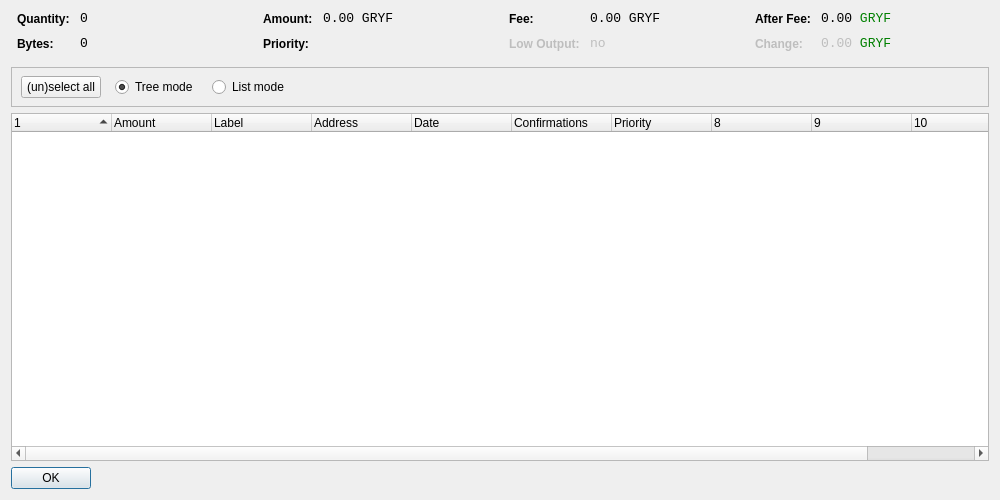
<?xml version="1.0" encoding="UTF-8"?>
<ui version="4.0">
 <class>CoinControlDialog</class>
 <widget class="QDialog" name="CoinControlDialog">
  <property name="geometry">
   <rect>
    <x>0</x>
    <y>0</y>
    <width>1000</width>
    <height>500</height>
   </rect>
  </property>
  <property name="windowTitle">
   <string>Coin Control</string>
  </property>
  <layout class="QVBoxLayout" name="verticalLayout">
   <item>
    <layout class="QHBoxLayout" name="horizontalLayoutTop" stretch="0,0,0,0">
     <property name="topMargin">
      <number>0</number>
     </property>
     <property name="bottomMargin">
      <number>10</number>
     </property>
     <item>
      <layout class="QFormLayout" name="formLayoutCoinControl1">
       <property name="horizontalSpacing">
        <number>10</number>
       </property>
       <property name="verticalSpacing">
        <number>10</number>
       </property>
       <property name="leftMargin">
        <number>6</number>
       </property>
       <property name="rightMargin">
        <number>6</number>
       </property>
       <item row="0" column="0">
        <widget class="QLabel" name="labelCoinControlQuantityText">
         <property name="styleSheet">
          <string notr="true">font-weight:bold;</string>
         </property>
         <property name="text">
          <string>Quantity:</string>
         </property>
        </widget>
       </item>
       <item row="0" column="1">
        <widget class="QLabel" name="labelCoinControlQuantity">
         <property name="font">
          <font>
           <family>Monospace</family>
           <pointsize>10</pointsize>
          </font>
         </property>
         <property name="cursor">
          <cursorShape>IBeamCursor</cursorShape>
         </property>
         <property name="contextMenuPolicy">
          <enum>Qt::ActionsContextMenu</enum>
         </property>
         <property name="text">
          <string notr="true">0</string>
         </property>
         <property name="textInteractionFlags">
          <set>Qt::LinksAccessibleByMouse|Qt::TextSelectableByKeyboard|Qt::TextSelectableByMouse</set>
         </property>
        </widget>
       </item>
       <item row="1" column="0">
        <widget class="QLabel" name="labelCoinControlBytesText">
         <property name="styleSheet">
          <string notr="true">font-weight:bold;</string>
         </property>
         <property name="text">
          <string>Bytes:</string>
         </property>
        </widget>
       </item>
       <item row="1" column="1">
        <widget class="QLabel" name="labelCoinControlBytes">
         <property name="font">
          <font>
           <family>Monospace</family>
           <pointsize>10</pointsize>
          </font>
         </property>
         <property name="cursor">
          <cursorShape>IBeamCursor</cursorShape>
         </property>
         <property name="contextMenuPolicy">
          <enum>Qt::ActionsContextMenu</enum>
         </property>
         <property name="text">
          <string notr="true">0</string>
         </property>
         <property name="textInteractionFlags">
          <set>Qt::LinksAccessibleByMouse|Qt::TextSelectableByKeyboard|Qt::TextSelectableByMouse</set>
         </property>
        </widget>
       </item>
      </layout>
     </item>
     <item>
      <layout class="QFormLayout" name="formLayoutCoinControl2">
       <property name="horizontalSpacing">
        <number>10</number>
       </property>
       <property name="verticalSpacing">
        <number>10</number>
       </property>
       <property name="leftMargin">
        <number>6</number>
       </property>
       <property name="rightMargin">
        <number>6</number>
       </property>
       <item row="0" column="0">
        <widget class="QLabel" name="labelCoinControlAmountText">
         <property name="styleSheet">
          <string notr="true">font-weight:bold;</string>
         </property>
         <property name="text">
          <string>Amount:</string>
         </property>
        </widget>
       </item>
       <item row="0" column="1">
        <widget class="QLabel" name="labelCoinControlAmount">
         <property name="font">
          <font>
           <family>Monospace</family>
           <pointsize>10</pointsize>
          </font>
         </property>
         <property name="cursor">
          <cursorShape>IBeamCursor</cursorShape>
         </property>
         <property name="contextMenuPolicy">
          <enum>Qt::ActionsContextMenu</enum>
         </property>
         <property name="text">
          <string notr="true">0.00 GRYF</string>
         </property>
         <property name="textInteractionFlags">
          <set>Qt::LinksAccessibleByMouse|Qt::TextSelectableByKeyboard|Qt::TextSelectableByMouse</set>
         </property>
        </widget>
       </item>
       <item row="1" column="0">
        <widget class="QLabel" name="labelCoinControlPriorityText">
         <property name="styleSheet">
          <string notr="true">font-weight:bold;</string>
         </property>
         <property name="text">
          <string>Priority:</string>
         </property>
        </widget>
       </item>
       <item row="1" column="1">
        <widget class="QLabel" name="labelCoinControlPriority">
         <property name="font">
          <font>
           <family>Monospace</family>
           <pointsize>10</pointsize>
          </font>
         </property>
         <property name="cursor">
          <cursorShape>IBeamCursor</cursorShape>
         </property>
         <property name="contextMenuPolicy">
          <enum>Qt::ActionsContextMenu</enum>
         </property>
         <property name="text">
          <string/>
         </property>
         <property name="textInteractionFlags">
          <set>Qt::LinksAccessibleByMouse|Qt::TextSelectableByKeyboard|Qt::TextSelectableByMouse</set>
         </property>
        </widget>
       </item>
      </layout>
     </item>
     <item>
      <layout class="QFormLayout" name="formLayoutCoinControl3">
       <property name="horizontalSpacing">
        <number>10</number>
       </property>
       <property name="verticalSpacing">
        <number>10</number>
       </property>
       <property name="leftMargin">
        <number>6</number>
       </property>
       <property name="rightMargin">
        <number>6</number>
       </property>
       <item row="0" column="0">
        <widget class="QLabel" name="labelCoinControlFeeText">
         <property name="styleSheet">
          <string notr="true">font-weight:bold;</string>
         </property>
         <property name="text">
          <string>Fee:</string>
         </property>
        </widget>
       </item>
       <item row="0" column="1">
        <widget class="QLabel" name="labelCoinControlFee">
         <property name="font">
          <font>
           <family>Monospace</family>
           <pointsize>10</pointsize>
          </font>
         </property>
         <property name="cursor">
          <cursorShape>IBeamCursor</cursorShape>
         </property>
         <property name="contextMenuPolicy">
          <enum>Qt::ActionsContextMenu</enum>
         </property>
         <property name="text">
          <string notr="true">0.00 GRYF</string>
         </property>
         <property name="textInteractionFlags">
          <set>Qt::LinksAccessibleByMouse|Qt::TextSelectableByKeyboard|Qt::TextSelectableByMouse</set>
         </property>
        </widget>
       </item>
       <item row="1" column="0">
        <widget class="QLabel" name="labelCoinControlLowOutputText">
         <property name="enabled">
          <bool>false</bool>
         </property>
         <property name="styleSheet">
          <string notr="true">font-weight:bold;</string>
         </property>
         <property name="text">
          <string>Low Output:</string>
         </property>
        </widget>
       </item>
       <item row="1" column="1">
        <widget class="QLabel" name="labelCoinControlLowOutput">
         <property name="enabled">
          <bool>false</bool>
         </property>
         <property name="font">
          <font>
           <family>Monospace</family>
           <pointsize>10</pointsize>
          </font>
         </property>
         <property name="cursor">
          <cursorShape>IBeamCursor</cursorShape>
         </property>
         <property name="contextMenuPolicy">
          <enum>Qt::ActionsContextMenu</enum>
         </property>
         <property name="text">
          <string notr="true">no</string>
         </property>
         <property name="textInteractionFlags">
          <set>Qt::LinksAccessibleByMouse|Qt::TextSelectableByKeyboard|Qt::TextSelectableByMouse</set>
         </property>
        </widget>
       </item>
      </layout>
     </item>
     <item>
      <layout class="QFormLayout" name="formLayoutCoinControl4">
       <property name="horizontalSpacing">
        <number>10</number>
       </property>
       <property name="verticalSpacing">
        <number>10</number>
       </property>
       <property name="leftMargin">
        <number>6</number>
       </property>
       <property name="rightMargin">
        <number>6</number>
       </property>
       <item row="0" column="0">
        <widget class="QLabel" name="labelCoinControlAfterFeeText">
         <property name="styleSheet">
          <string notr="true">font-weight:bold;</string>
         </property>
         <property name="text">
          <string>After Fee:</string>
         </property>
        </widget>
       </item>
       <item row="0" column="1">
        <widget class="QLabel" name="labelCoinControlAfterFee">
         <property name="font">
          <font>
           <family>Monospace</family>
           <pointsize>10</pointsize>
          </font>
         </property>
         <property name="cursor">
          <cursorShape>IBeamCursor</cursorShape>
         </property>
         <property name="contextMenuPolicy">
          <enum>Qt::ActionsContextMenu</enum>
         </property>
         <property name="text">
          <string notr="true">&lt;html&gt;&lt;head/&gt;&lt;body&gt;&lt;p&gt;0.00 &lt;span style=&quot; color:#008000;&quot;&gt;GRYF&lt;/span&gt;&lt;/p&gt;&lt;/body&gt;&lt;/html&gt;</string>
         </property>
         <property name="textInteractionFlags">
          <set>Qt::LinksAccessibleByMouse|Qt::TextSelectableByKeyboard|Qt::TextSelectableByMouse</set>
         </property>
        </widget>
       </item>
       <item row="1" column="0">
        <widget class="QLabel" name="labelCoinControlChangeText">
         <property name="enabled">
          <bool>false</bool>
         </property>
         <property name="styleSheet">
          <string notr="true">font-weight:bold;</string>
         </property>
         <property name="text">
          <string>Change:</string>
         </property>
        </widget>
       </item>
       <item row="1" column="1">
        <widget class="QLabel" name="labelCoinControlChange">
         <property name="enabled">
          <bool>false</bool>
         </property>
         <property name="font">
          <font>
           <family>Monospace</family>
           <pointsize>10</pointsize>
          </font>
         </property>
         <property name="cursor">
          <cursorShape>IBeamCursor</cursorShape>
         </property>
         <property name="contextMenuPolicy">
          <enum>Qt::ActionsContextMenu</enum>
         </property>
         <property name="text">
          <string notr="true">&lt;html&gt;&lt;head/&gt;&lt;body&gt;&lt;p&gt;0.00 &lt;span style=&quot; color:#008000;&quot;&gt;GRYF&lt;/span&gt;&lt;/p&gt;&lt;/body&gt;&lt;/html&gt;</string>
         </property>
         <property name="textInteractionFlags">
          <set>Qt::LinksAccessibleByMouse|Qt::TextSelectableByKeyboard|Qt::TextSelectableByMouse</set>
         </property>
        </widget>
       </item>
      </layout>
     </item>
    </layout>
   </item>
   <item>
    <widget class="QFrame" name="frame">
     <property name="minimumSize">
      <size>
       <width>0</width>
       <height>40</height>
      </size>
     </property>
     <property name="frameShape">
      <enum>QFrame::StyledPanel</enum>
     </property>
     <property name="frameShadow">
      <enum>QFrame::Sunken</enum>
     </property>
     <widget class="QWidget" name="horizontalLayoutWidget">
      <property name="geometry">
       <rect>
        <x>10</x>
        <y>0</y>
        <width>781</width>
        <height>41</height>
       </rect>
      </property>
      <layout class="QHBoxLayout" name="horizontalLayoutPanel" stretch="0,0,0,0">
       <property name="spacing">
        <number>14</number>
       </property>
       <item>
        <widget class="QPushButton" name="pushButtonSelectAll">
         <property name="sizePolicy">
          <sizepolicy hsizetype="Maximum" vsizetype="Fixed">
           <horstretch>0</horstretch>
           <verstretch>0</verstretch>
          </sizepolicy>
         </property>
         <property name="text">
          <string>(un)select all</string>
         </property>
        </widget>
       </item>
       <item>
        <widget class="QRadioButton" name="radioTreeMode">
         <property name="sizePolicy">
          <sizepolicy hsizetype="Maximum" vsizetype="Fixed">
           <horstretch>0</horstretch>
           <verstretch>0</verstretch>
          </sizepolicy>
         </property>
         <property name="text">
          <string>Tree mode</string>
         </property>
         <property name="checked">
          <bool>true</bool>
         </property>
        </widget>
       </item>
       <item>
        <widget class="QRadioButton" name="radioListMode">
         <property name="sizePolicy">
          <sizepolicy hsizetype="Maximum" vsizetype="Fixed">
           <horstretch>0</horstretch>
           <verstretch>0</verstretch>
          </sizepolicy>
         </property>
         <property name="text">
          <string>List mode</string>
         </property>
        </widget>
       </item>
       <item>
        <spacer name="horizontalSpacer">
         <property name="orientation">
          <enum>Qt::Horizontal</enum>
         </property>
         <property name="sizeHint" stdset="0">
          <size>
           <width>40</width>
           <height>20</height>
          </size>
         </property>
        </spacer>
       </item>
      </layout>
     </widget>
    </widget>
   </item>
   <item>
    <widget class="CoinControlTreeWidget" name="treeWidget">
     <property name="contextMenuPolicy">
      <enum>Qt::CustomContextMenu</enum>
     </property>
     <property name="sortingEnabled">
      <bool>false</bool>
     </property>
     <property name="columnCount">
      <number>11</number>
     </property>
     <attribute name="headerShowSortIndicator" stdset="0">
      <bool>true</bool>
     </attribute>
     <attribute name="headerStretchLastSection">
      <bool>false</bool>
     </attribute>
     <column>
      <property name="text">
       <string/>
      </property>
     </column>
     <column>
      <property name="text">
       <string>Amount</string>
      </property>
     </column>
     <column>
      <property name="text">
       <string>Label</string>
      </property>
     </column>
     <column>
      <property name="text">
       <string>Address</string>
      </property>
     </column>
     <column>
      <property name="text">
       <string>Date</string>
      </property>
     </column>
     <column>
      <property name="text">
       <string>Confirmations</string>
      </property>
      <property name="toolTip">
       <string>Confirmed</string>
      </property>
     </column>
     <column>
      <property name="text">
       <string>Priority</string>
      </property>
     </column>
     <column>
      <property name="text">
       <string/>
      </property>
     </column>
     <column>
      <property name="text">
       <string/>
      </property>
     </column>
     <column>
      <property name="text">
       <string/>
      </property>
     </column>
     <column>
      <property name="text">
       <string/>
      </property>
     </column>
    </widget>
   </item>
   <item>
    <widget class="QDialogButtonBox" name="buttonBox">
     <property name="sizePolicy">
      <sizepolicy hsizetype="Maximum" vsizetype="Fixed">
       <horstretch>0</horstretch>
       <verstretch>0</verstretch>
      </sizepolicy>
     </property>
     <property name="orientation">
      <enum>Qt::Horizontal</enum>
     </property>
     <property name="standardButtons">
      <set>QDialogButtonBox::Ok</set>
     </property>
    </widget>
   </item>
  </layout>
 </widget>
 <customwidgets>
  <customwidget>
   <class>CoinControlTreeWidget</class>
   <extends>QTreeWidget</extends>
   <header>coincontroltreewidget.h</header>
  </customwidget>
 </customwidgets>
 <resources/>
 <connections/>
</ui>
